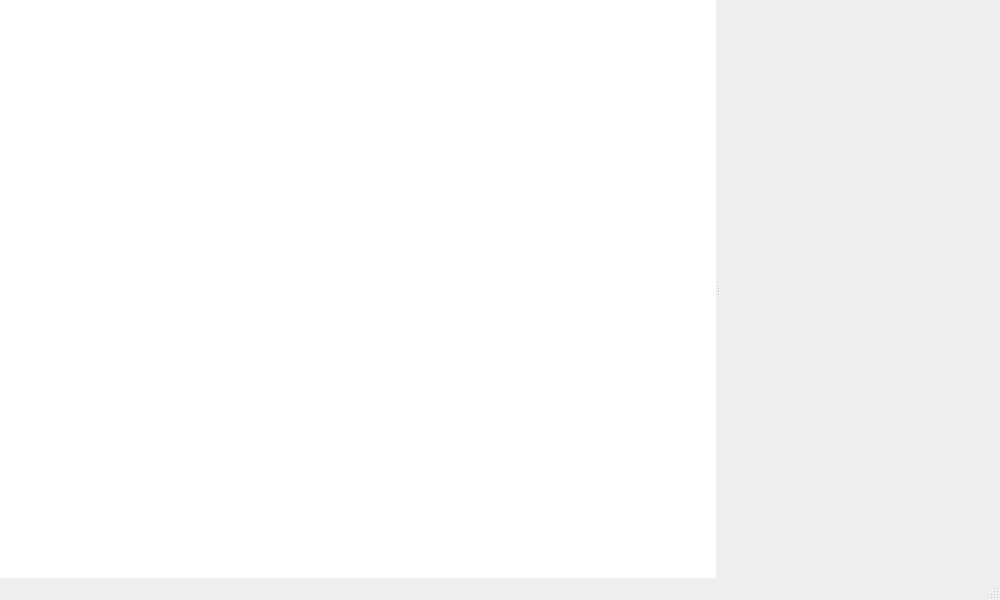
<?xml version="1.0" encoding="UTF-8"?>
<ui version="4.0">
 <class>MainWindow</class>
 <widget class="QMainWindow" name="MainWindow">
  <property name="geometry">
   <rect>
    <x>0</x>
    <y>0</y>
    <width>1000</width>
    <height>600</height>
   </rect>
  </property>
  <property name="windowTitle">
   <string>MainWindow</string>
  </property>
  <property name="windowIcon">
   <iconset resource="../yarplogger/res.qrc">
    <normaloff>:/logo.svg</normaloff>:/logo.svg</iconset>
  </property>
  <widget class="QWidget" name="centralWidget">
   <layout class="QVBoxLayout" name="verticalLayout">
    <property name="spacing">
     <number>0</number>
    </property>
    <property name="leftMargin">
     <number>0</number>
    </property>
    <property name="topMargin">
     <number>0</number>
    </property>
    <property name="rightMargin">
     <number>0</number>
    </property>
    <property name="bottomMargin">
     <number>0</number>
    </property>
    <item>
     <widget class="QSplitter" name="splitter">
      <property name="minimumSize">
       <size>
        <width>0</width>
        <height>0</height>
       </size>
      </property>
      <property name="orientation">
       <enum>Qt::Horizontal</enum>
      </property>
      <widget class="ModesTreeWidget" name="treeViewMode">
       <property name="sizePolicy">
        <sizepolicy hsizetype="Expanding" vsizetype="Expanding">
         <horstretch>0</horstretch>
         <verstretch>0</verstretch>
        </sizepolicy>
       </property>
       <property name="maximumSize">
        <size>
         <width>16777215</width>
         <height>16777215</height>
        </size>
       </property>
       <property name="frameShape">
        <enum>QFrame::NoFrame</enum>
       </property>
       <property name="rootIsDecorated">
        <bool>true</bool>
       </property>
       <property name="animated">
        <bool>true</bool>
       </property>
       <property name="headerHidden">
        <bool>true</bool>
       </property>
       <attribute name="headerMinimumSectionSize">
        <number>150</number>
       </attribute>
      </widget>
      <widget class="QWidget" name="mainContainer" native="true"/>
     </widget>
    </item>
   </layout>
  </widget>
  <widget class="QMenuBar" name="menuBar">
   <property name="geometry">
    <rect>
     <x>0</x>
     <y>0</y>
     <width>1000</width>
     <height>26</height>
    </rect>
   </property>
  </widget>
  <widget class="QStatusBar" name="statusBar"/>
  <action name="actionOpen_Sequence_Tab">
   <property name="text">
    <string>Open Sequence Tab</string>
   </property>
  </action>
  <action name="actionRun_All">
   <property name="text">
    <string>Run All</string>
   </property>
  </action>
  <action name="actionCalibrate_All">
   <property name="text">
    <string>Calibrate All</string>
   </property>
  </action>
  <action name="actionHome_All">
   <property name="text">
    <string>Home All</string>
   </property>
  </action>
  <action name="actionIdle_All">
   <property name="text">
    <string>Idle All</string>
   </property>
  </action>
  <action name="actionGo_All">
   <property name="text">
    <string>Go All</string>
   </property>
  </action>
  <action name="actionRun_All_Sequences">
   <property name="text">
    <string>Run All Sequences</string>
   </property>
  </action>
  <action name="actionRun_All_Sequences_time">
   <property name="text">
    <string>Run All Sequences (time)</string>
   </property>
  </action>
  <action name="actionSave_All_Sequence">
   <property name="text">
    <string>Save All Sequence</string>
   </property>
  </action>
  <action name="actionLoad_All_Sequnces">
   <property name="text">
    <string>Load All Sequences</string>
   </property>
  </action>
  <action name="actionCycle_All_Sequences">
   <property name="text">
    <string>Cycle All Sequences</string>
   </property>
  </action>
  <action name="actionStop_All_Sequences">
   <property name="text">
    <string>Stop All Sequences</string>
   </property>
  </action>
  <action name="actionRun_All_Parts">
   <property name="text">
    <string>Run All Parts</string>
   </property>
  </action>
  <action name="actionRun_All_Parts_2">
   <property name="text">
    <string>Run All Parts</string>
   </property>
  </action>
  <action name="actionHome_All_Parts">
   <property name="text">
    <string>Home All Parts</string>
   </property>
  </action>
 </widget>
 <layoutdefault spacing="6" margin="11"/>
 <customwidgets>
  <customwidget>
   <class>ModesTreeWidget</class>
   <extends>QTreeView</extends>
   <header>mainwindow.h</header>
  </customwidget>
 </customwidgets>
 <resources>
  <include location="../yarplogger/res.qrc"/>
 </resources>
 <connections/>
</ui>
